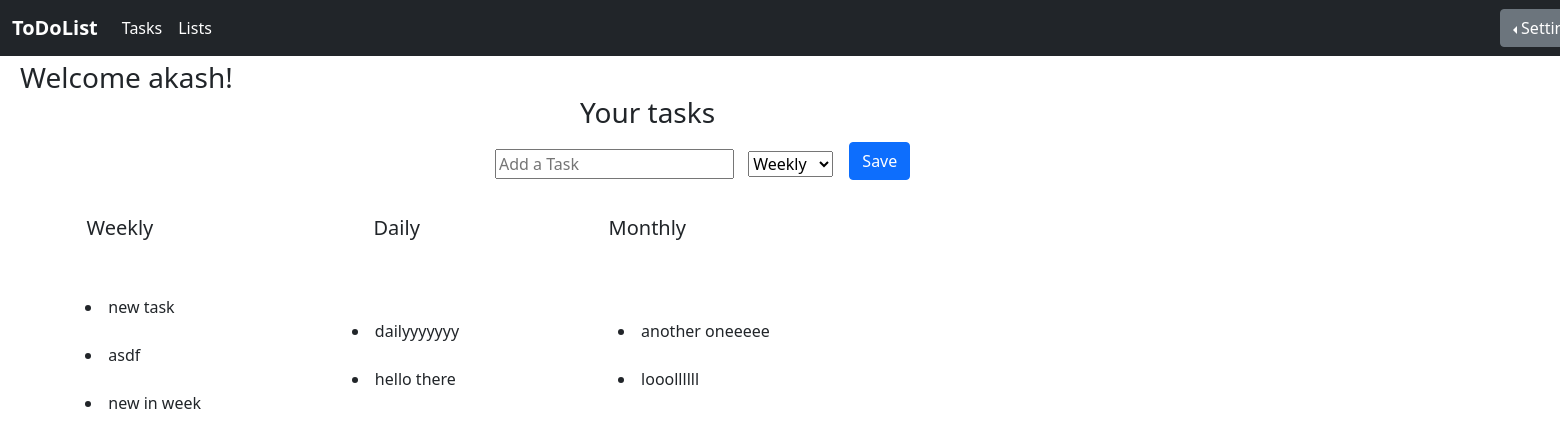
The page / (signed in) on the database its author committed.
### home/models.py (models this page shows, shortened)
class threads(models.Model):
    Title=models.CharField(max_length=40)

class Task(models.Model):
    taskDesc = models.TextField('Task Description')
    time = models.DateTimeField('Time',auto_now_add=True)
    complete = models.BooleanField(default=False)
    thread=models.ForeignKey(threads,on_delete=SET_NULL,null=True)
    def __str__(self):
        return self.taskDesc

### home/views.py (the view)
# urls.py: path('',views.tasks, name='tasks'),
def tasks(request):
    if request.user.is_anonymous:
        return redirect("/login")
    else:
        allthread = threads.objects.all()
        datas = {}
        for i in range(allthread.count()):
            tile = Task.objects.filter(thread=allthread[i])
            datas[f'{allthread[i].Title}'] = tile
        if request.method == "POST":
            context={'success': True}
            desc = request.POST['desc']
            ins = Task(taskDesc=desc)
            ins.save()
        else:
            context = {'mydict':datas,'mytile':datas}
    return render(request, 'tasks.html',context)

### templates/tasks.html (shortened to what this page needs)
{% load static %}
<!DOCTYPE html>
<html lang="en">
<head>
    <link href="https://cdn.jsdelivr.net/npm/bootstrap@5.1.2/dist/css/bootstrap.min.css" rel="stylesheet" />
</head>
<body>
    <nav class="navbar navbar-expand-lg navbar-dark bg-dark" style="display:grid">
        <div class="container-fluid">
            <b class="navbar-brand" href="#">ToDoList</b>
            <div class="collapse navbar-collapse" id="navbarSupportedContent">
                <ul class="navbar-nav me-auto mb-2 mb-lg-0">
                    <li class="nav-item ">
                        <a class="nav-link active" aria-current="page" href="/tasks">Tasks</a>
                    </li>
                </ul>
            </div>
            <div class="collapse navbar-collapse" id="navbarSupportedContent">
                <ul class="navbar-nav me-auto mb-2 mb-lg-0">
                    <li class="nav-item ">
                        <a class="nav-link active" aria-current="page" href="/list">Lists</a>
                    </li>
                </ul>
            </div>
            <div class="btn-group dropstart" style="position: absolute;left:1500px;">
                <button type="button" class="btn btn-secondary dropdown-toggle" data-bs-toggle="dropdown" aria-expanded="false">Settings
            </button>
            </div>
    </nav>
    <h3>
        <p style="width: fit-content;left: 20px;position: relative;top: 5px;">Welcome {{request.user}}!</p>
    </h3>
    <h3 style="position: relative;left: 580px;top: -10px;width: fit-content;">Your tasks</h3>
    <div class="inputData" style="position: relative;left: 495px;width:max-content">
        <form action="#" method="post">
            <input type="text" id="desc" name="desc" placeholder="Add a Task">
            <select name="tile" id="tilee" style="position: relative;left: 10px;top: 0px;">
                            {% for mykey,myvalue in mydict.items %}
                            <option value="tile">{{mykey}}</option>
                            {% endfor %}
                        </select>
            <button type="submit" class="btn btn-primary" style="position: relative;left: 22px;top: -5px;">Save</button>
        </form>
    </div>
    <div class="container" style="width: 275px;display: flex;padding: 0px;margin: 0px 0px;top: 200px;position:absolute;flex-direction: column;left: 230px;">
        {% for mykey,myvalue in mydict.items %}
        <div class="container" style="margin: 0px;display: flex;align-items: center;width: fit-content;position: relative;left: 10%;">
            <br>
            <div class="container" style="    position: relative;top: -40px;left: -195px;">
                <h5>{{ mykey }} </h5>
            </div>
            <div class="container" style="    position: relative;top: 95px;left: -275px;padding: 0px;">
                <div class="container" style="padding: 0;position: relative;width: max-content;">
                    {% for s in myvalue %}
                    <li>{{s}} </li><br> {% endfor %}</div>
            </div>{% endfor %}
        </div>
    </div>
</body>
</html>

### rows shown on the page
threads: tile "Weekly", mydict "Weekly"
Task: taskDesc "new task"
Task: taskDesc "asdf"
Task: taskDesc "new in week"
threads: mydict "Daily"
Task: taskDesc "dailyyyyyyy"
Task: taskDesc "hello there"
threads: mydict "Monthly"
Task: taskDesc "another oneeeee"
Task: taskDesc "looollllll"

### other values the page prints
{{ request.user }} "akash"
